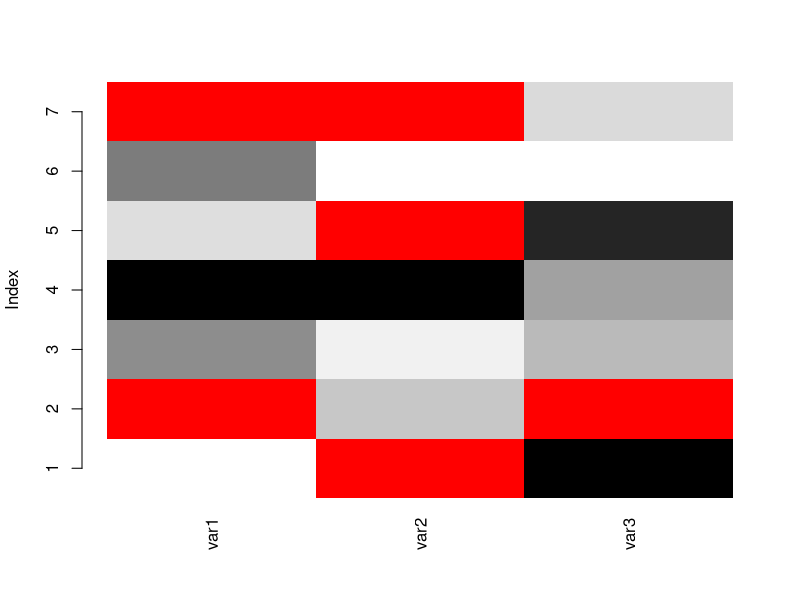
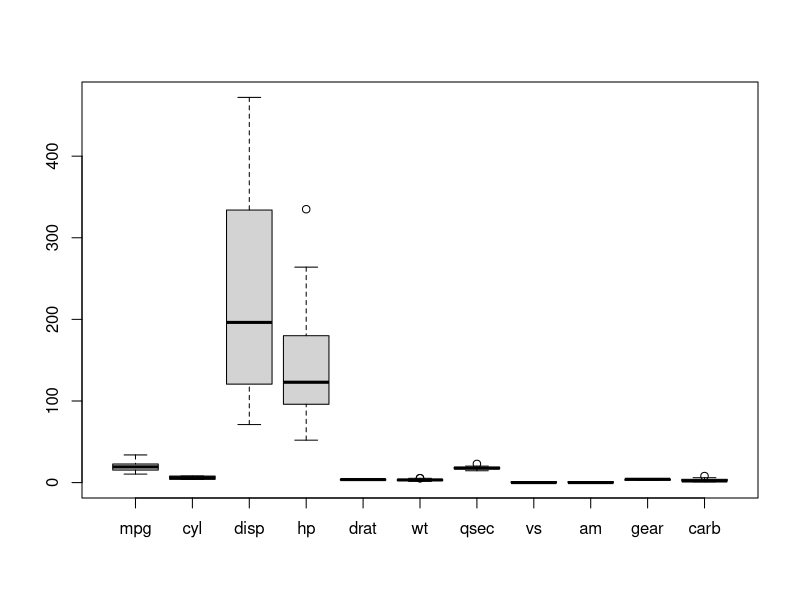
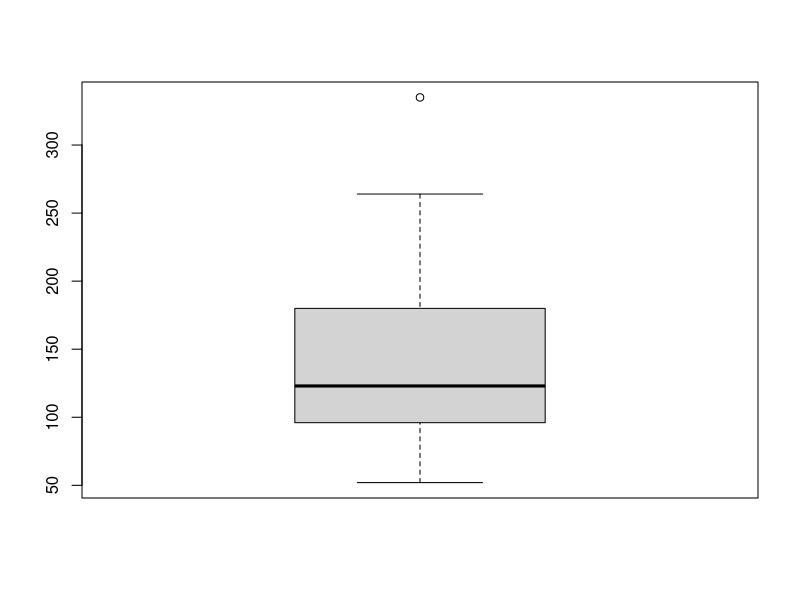

Write R code to recreate these figures, in order.
## missing values

var1 <- c(12, NA, 45, 57, 24, 48, NA)
var2 <- c(NA, 37, 24, 61, NA, 19, NA)
var3 <- c(71, NA, 45, 52, 70, 18, 34)

df <- as.data.frame(cbind(var1, var2, var3))

is.na(df)

table(complete.cases(df))

prop.table(table(complete.cases(df)))

sum(complete.cases(df))

sum(!complete.cases(df))

na.exclude(df)

na.omit(df)

df[complete.cases(df),]

# tidyr

library(tidyr)

drop_na(df)

install.packages("VIM")
library(VIM)

matrixplot(df)

mean(df$var1)

mean(df$var1, na.rm = TRUE)

df$var1[is.na(df$var1)] <- mean(df$var1, na.rm = TRUE)

mean(df$var2, na.rm = TRUE)

df$var2[is.na(df$var2)] <- 35.25


## outliers

boxplot(mtcars)$out

boxplot(mtcars$hp)$out

boxplot(mtcars$hp, plot = FALSE)$out

outliers <- boxplot(mtcars$hp, plot = FALSE)$out

new_mtcars <- mtcars[-which(mtcars$hp %in% outliers),]

nrow(mtcars)

nrow(new_mtcars)


## duplicates

names <- c("Simon", "Kate", "Francis", "Laura", "Nora", "Julian", "Rosie", "Simon", "Nick", "Francis")
heigth <- c(180, 165, 170, 164, 163, 175, 166, 180, 182, 170)
weight <- c(85, 65, 68, 45, 43, 72, 46, 85, 74, 68)
pref_food <- c("steak", "pizza", "pasta", "pizza", "vegetables", "steak", "seafood", "steak", "seafood", "pasta")


df3 <- data.frame(names, heigth, weight, pref_food)

duplicated(df3)

which(duplicated(df3))

sum(duplicated(df3))

df3[!duplicated(df3),]

df4 <- df3[!duplicated(df3),]
